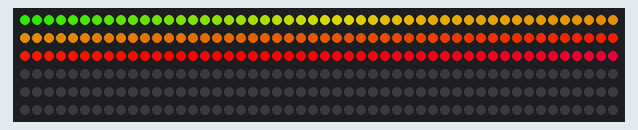
Simulated run of this sketch. Board: Arduino Uno, built with avr-gcc and run on an emulated ATmega328P. Shown: 300 RGB LEDs in strip order, left to right, continuing on the next row.

Above: at 3.1 s.

The sketch:

test.ino
```cpp
//#define FASTLED_ESP8266_RAW_PIN_ORDER
//#define FASTLED_ESP8266_NODEMCU_PIN_ORDER
//#define FASTLED_INTERNAL
#include <FastLED.h>

#define NUM_LEDS 300
#define DATA_PIN 4
#define CHIPSET WS2812B
#define COLOR_ORDER GRB
#define BRIGHTNESS 255

CRGB leds[NUM_LEDS];

const int proxInPin = 3;

void setup() {
  delay(3000);
  FastLED.addLeds<CHIPSET, DATA_PIN, COLOR_ORDER>(leds,NUM_LEDS);
  FastLED.setTemperature(Tungsten40W);
  FastLED.setBrightness(BRIGHTNESS);
}

void loop() {


  fill_gradient(leds,150,CHSV(90,255,255),CHSV(230,255,255),SHORTEST_HUES);

  FastLED.show();
  delay(10);
  }
```
